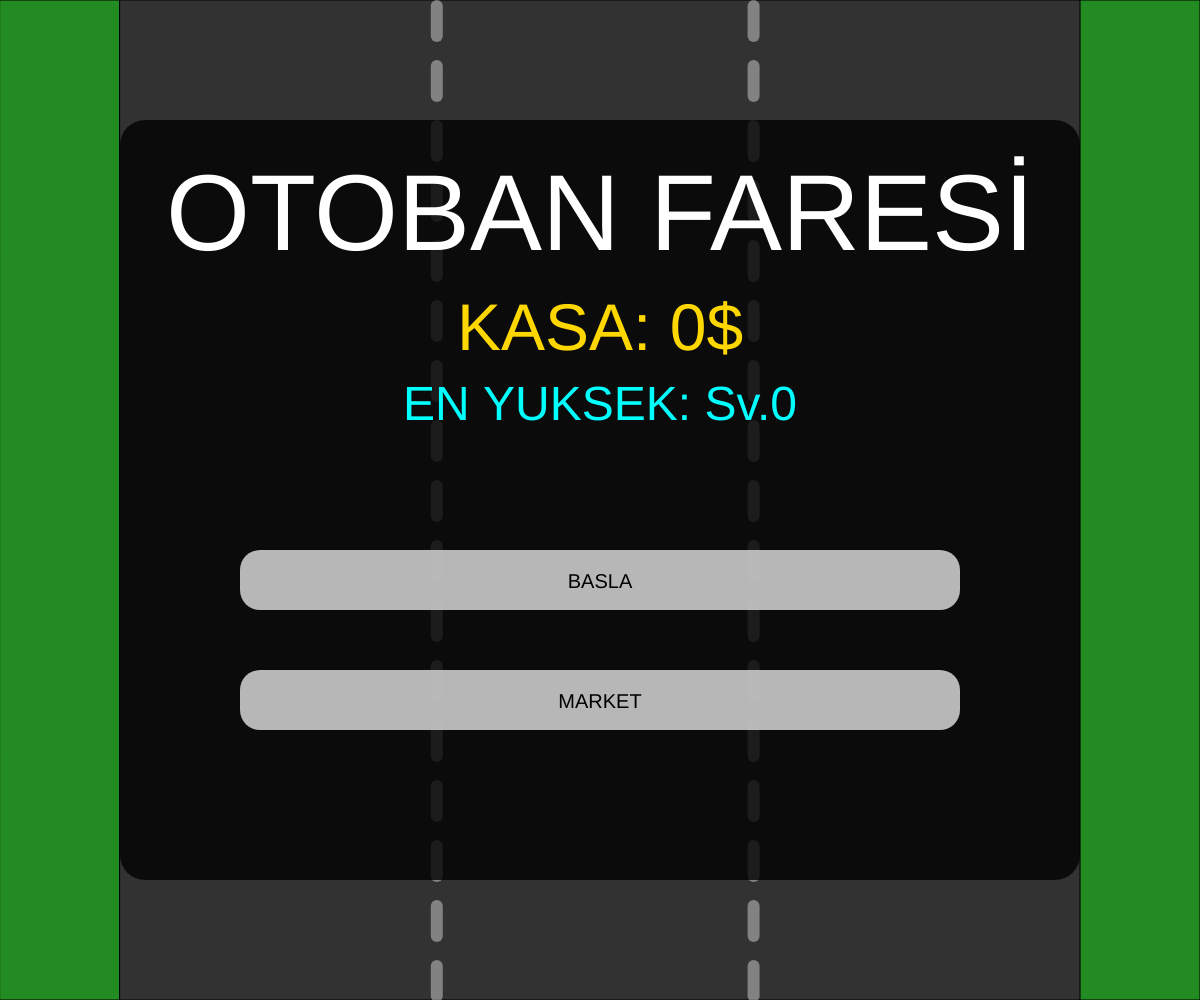
Frame 1 (no input)
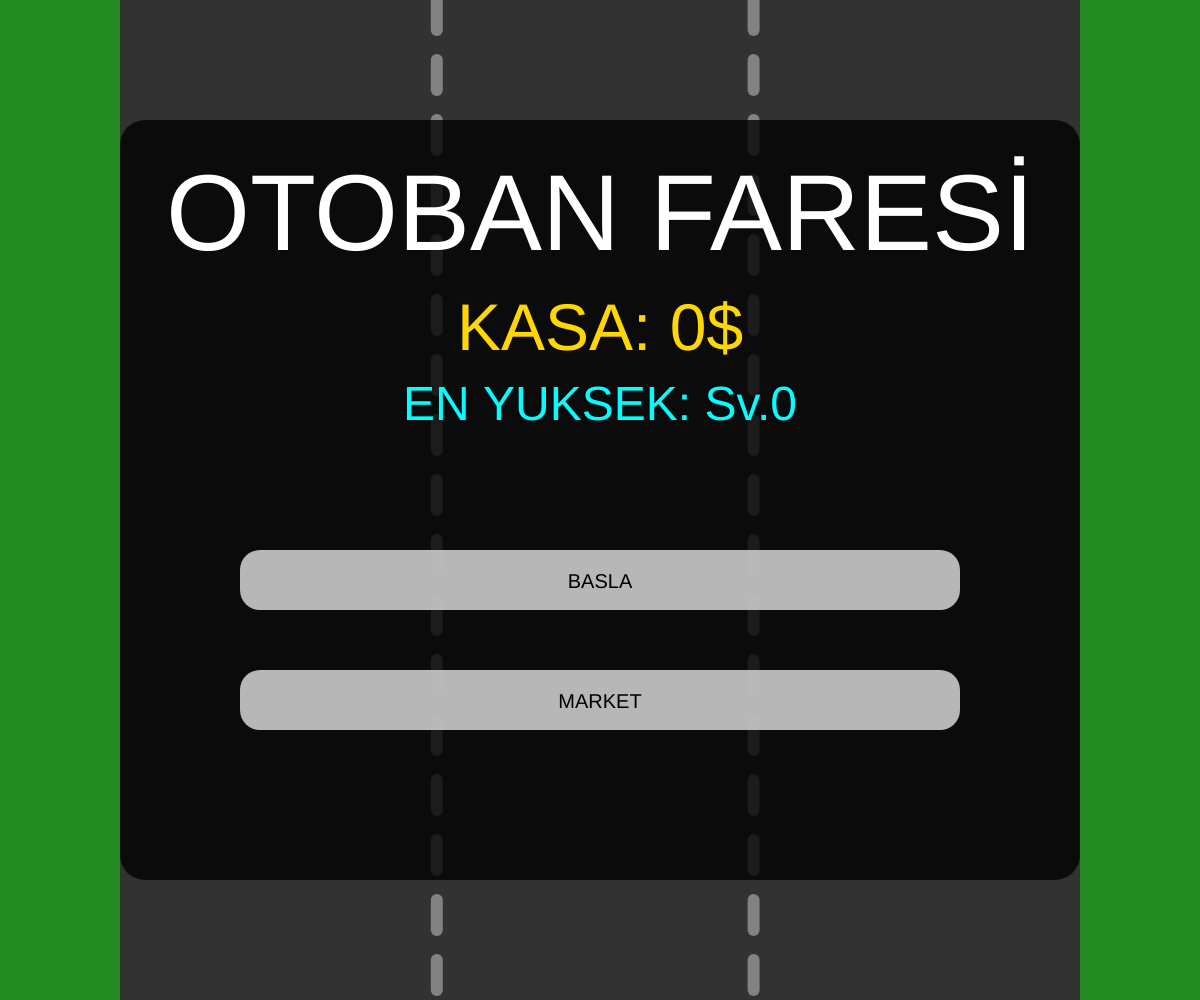
Frame 60 (no input)
Frame 120 (the mouse pressed at the canvas centre since frame 60): identical to frame 60, image omitted

The p5.js sketch that drew these frames (run headless with seeded random() and noise() and a simulated clock; from frame 60 on, the mouse is pressed at the canvas centre):

// p5.js sketch
// ── sketch.js
// ============================================================
//  OTOBAN FARESİ — v2.0
//  Yenilikler: 3 Can • Yakıt Sistemi • Boss Seviyeleri
//  Tehlikeli Şerit (2x) • Partiküller • Araç Yükseltme
//  Farklı Düşman Davranışları (normal/switcher/speeder)
// ============================================================

// ─── TEMEL ─────────────────────────────────────────────────
var pX, lane = 1, coinsCount = 1, state = "MENU";
var spd = 6, magT = 0, autoT = 0, level = 1, baseTarget = 15;
var obs = [], cns = [], mons = [], mags = [], autos = [], fuelItems = [];
var finishLine = null, boss = null;
var totalGold = 0, highScore = 0, showNextLevel = false;
var carColor = [0, 120, 255];
var clicked = false;

// ─── CAN SİSTEMİ ────────────────────────────────────────────
var lives = 3, invincible = 0;

// ─── YAKIT ──────────────────────────────────────────────────
var fuel = 100, maxFuel = 100;

// ─── PARTİKÜLLER ────────────────────────────────────────────
var particles = [];

// ─── TEHLİKELİ ŞERİT (2x altın) ────────────────────────────
var dangerousLane = 1;

// ─── YÜKSELTMELER ───────────────────────────────────────────
var upgrades      = { engine: 0, brakes: 0, armor: 0 };
var upgradePrices = {
  engine: [200, 400, 800],   // motor → yakıt tüketimi azalır
  brakes: [150, 300, 600],   // fren  → şerit geçiş hızı artar
  armor:  [300, 600, 1200],  // zırh  → +1 can hakkı
};

// ============================================================
function setup() {
  createCanvas(windowWidth, windowHeight);
  pX = width / 2;
}

function draw() {
  background(130, 190, 230);
  drawEnvironment();
  if      (state === "MENU") drawMainMenu();
  else if (state === "PLAY") runGame();
  else if (state === "SHOP") drawShop();
  updateParticles(); // Her zaman en üstte çizilir
  clicked = false;
}

function mousePressed() {
  clicked = true;
  // DÜZELTME: Şerit sınırları yol koordinatlarına göre
  if (state === "PLAY" && autoT <= 0) {
    let roadX = width * 0.1, roadW = width * 0.8;
    lane = mouseX < roadX + roadW * 0.33 ? 0
         : mouseX < roadX + roadW * 0.66 ? 1 : 2;
  }
}

// ============================================================
// ORTAM
function drawEnvironment() {
  fill(34, 139, 34);
  rect(0, 0, width * 0.1, height);
  rect(width * 0.9, 0, width * 0.1, height);

  let roadW = width * 0.8, roadX = width * 0.1;
  fill(50, 50, 50);
  rect(roadX, 0, roadW, height);

  // Tehlikeli şerit kırmızı vurgusu
  if (state === "PLAY") {
    noStroke();
    fill(255, 30, 30, 38);
    rect(roadX + dangerousLane * (roadW / 3), 0, roadW / 3, height);
  }

  // Yol çizgileri
  stroke(255, 100); strokeWeight(width * 0.01);
  let lOff = (frameCount * spd) % 60;
  for (let y = -60; y < height; y += 60) {
    line(roadX + roadW * 0.33, y + lOff, roadX + roadW * 0.33, y + lOff + 30);
    line(roadX + roadW * 0.66, y + lOff, roadX + roadW * 0.66, y + lOff + 30);
  }
  noStroke();
}

// ============================================================
// ANA OYUN DÖNGÜSÜ
function runGame() {
  let roadW    = width * 0.8, roadX = width * 0.1;
  let target   = level * baseTarget;
  let progress = coinsCount - 1;
  let carW     = width * 0.15, carH = carW * 1.7;
  let lerpSpd  = 0.25 + upgrades.brakes * 0.06;
  let fuelDrain = max(0.006, 0.016 - upgrades.engine * 0.003);

  // YAKIT AZALMASI
  fuel -= fuelDrain;
  if (fuel <= 0) {
    fuel = 0;
    loseLife();
    if (state !== "PLAY") return;
    fuel = 50;
  }

  // ZAMANLAYICILAR
  if (autoT > 0) { autoT--; let n = findNearestTarget(); if (n) lane = n.l; }
  if (magT > 0)  magT--;
  if (invincible > 0) invincible--;

  pX = lerp(pX, roadX + lane * (roadW / 3) + roadW / 6 - carW / 2, lerpSpd);

  // NESNE ÜRETİMİ
  if (frameCount % max(20, 60 - level * 2) === 0 && !finishLine && !boss) {
    if (progress >= target) {
      finishLine = { y: -50 };
    } else {
      let l = floor(random(3));
      let x = roadX + l * (roadW / 3) + roadW / 6 - width * 0.05;
      let r = random();
      if (r < 0.25) {
        let t = random();
        let mType = t < 0.4 ? "normal" : t < 0.7 ? "switcher" : "speeder";
        let mCol  = mType === "normal" ? "#9400D3" : mType === "switcher" ? "#00CED1" : "#FF4500";
        mons.push({ x, y: -100, l, col: mCol, type: mType, switchTimer: 90 });
      } else if (r < 0.38) { obs.push({ x, y: -100, l }); }
      else if   (r < 0.41) { mags.push({ x, y: -100, l }); }
      else if   (r < 0.44) { autos.push({ x, y: -100, l }); }
      else                  { cns.push({ x, y: -100, l }); }
    }
  }

  // Yakıt item üretimi
  if (frameCount % 210 === 0 && !boss) {
    let l = floor(random(3));
    fuelItems.push({ x: roadX + l * (roadW / 3) + roadW / 6 - width * 0.05, y: -100, l });
  }

  // BİTİŞ ÇİZGİSİ
  if (finishLine) {
    finishLine.y += spd;
    fill(255, 255, 255, 210); rect(roadX, finishLine.y, roadW, 42);
    fill(0); textAlign(CENTER); textSize(20); noStroke();
    text("★ SEVİYE SONU ★", width / 2, finishLine.y + 29);
    if (finishLine.y > height - 200) {
      finishLine = null;
      if (level % 5 === 0) spawnBoss(roadX, roadW);
      else                 levelComplete();
    }
  }

  // BOSS
  if (boss) { updateBoss(roadX, roadW, carW, carH); if (state !== "PLAY") return; }

  // NESNELER
  handle(cns,       "GOLD");
  handle(obs,       "TIRE");
  handle(mons,      "MONSTER");
  handle(mags,      "MAG");
  handle(autos,     "AUTO");
  handle(fuelItems, "FUEL");

  // İLERLEME ÇUBUĞU (sol)
  fill(0, 100); rect(roadX - 28, height * 0.2, 16, height * 0.6, 10);
  fill(0, 255, 100);
  let barH = map(constrain(progress, 0, target), 0, target, 0, height * 0.6);
  rect(roadX - 28, height * 0.8 - barH, 16, barH, 10);

  // ARAÇ (invincible yanıp sönme efekti)
  if (!(invincible > 0 && floor(invincible / 8) % 2 === 0)) {
    drawDetailedCar(pX, height - 180, carW, carH);
  }

  drawUI(target, progress, roadX, roadW);
}

// ============================================================
// BOSS SİSTEMİ
function spawnBoss(roadX, roadW) {
  boss = { x: roadX + roadW * 0.2, y: -160, w: roadW * 0.6, h: 100, dx: 2.5, speed: 1.5 };
}

function updateBoss(roadX, roadW, carW, carH) {
  boss.y += boss.speed;
  boss.x += boss.dx;

  // Yol sınırlarında zıpla
  if (boss.x <= roadX + 5)                  { boss.x = roadX + 5;                  boss.dx =  abs(boss.dx); }
  if (boss.x + boss.w >= roadX + roadW - 5) { boss.x = roadX + roadW - boss.w - 5; boss.dx = -abs(boss.dx); }

  // Boss Çizimi
  push();
  fill(120, 0, 0); rect(boss.x, boss.y, boss.w, boss.h, 10);
  fill(255, 0, 0);
  ellipse(boss.x + boss.w * 0.25, boss.y + boss.h * 0.35, 28, 28);
  ellipse(boss.x + boss.w * 0.75, boss.y + boss.h * 0.35, 28, 28);
  fill(0);
  ellipse(boss.x + boss.w * 0.25, boss.y + boss.h * 0.35, 12, 12);
  ellipse(boss.x + boss.w * 0.75, boss.y + boss.h * 0.35, 12, 12);
  fill(80, 0, 0); rect(boss.x + boss.w * 0.2, boss.y + boss.h * 0.6, boss.w * 0.6, boss.h * 0.28, 4);
  fill(255);
  for (let i = 0; i < 5; i++) {
    rect(boss.x + boss.w * 0.22 + i * boss.w * 0.12, boss.y + boss.h * 0.6, boss.w * 0.08, boss.h * 0.15);
  }
  fill(255); noStroke(); textAlign(CENTER); textSize(16);
  text("!! BOSS !!", boss.x + boss.w / 2, boss.y - 10);
  pop();

  // Çarpışma (AABB)
  if (invincible <= 0 &&
      pX < boss.x + boss.w && pX + carW > boss.x &&
      height - 180 < boss.y + boss.h && height - 180 + carH > boss.y) {
    loseLife();
    if (state !== "PLAY") return;
  }

  // Boss ekrandan çıktı → seviye tamamlandı
  if (boss.y > height) { boss = null; levelComplete(); }
}

// ============================================================
// NESNE İŞLEME
function handle(list, type) {
  let carW  = width * 0.15;
  let roadX = width * 0.1, roadW = width * 0.8;

  for (let i = list.length - 1; i >= 0; i--) {
    let obj = list[i];
    let sz  = width * 0.12;

    // Hareket
    if (type === "MONSTER") updateMonster(obj, roadX, roadW);
    else                    obj.y += spd;

    // Mıknatıs çekimi
    if (type === "GOLD" && magT > 0 && dist(obj.x, obj.y, pX, height - 180) < 300) {
      obj.x = lerp(obj.x, pX, 0.2);
      obj.y = lerp(obj.y, height - 170, 0.2);
    }

    drawAsset(obj.x, obj.y, type, obj.col);

    // Çarpışma
    if (dist(obj.x + sz / 2, obj.y + sz / 2, pX + carW / 2, height - 150) < carW * 0.75) {
      if (type === "GOLD") {
        // Tehlikeli şerit → 2x altın
        let gain = (obj.l === dangerousLane) ? 20 : 10;
        totalGold  += gain;
        coinsCount ++;
        spawnParticles(obj.x + sz / 2, obj.y + sz / 2, [255, 215, 0]);
        if (obj.l === dangerousLane) spawnParticles(obj.x + sz / 2, obj.y + sz / 2, [255, 120, 0]);
        list.splice(i, 1);
      } else if (type === "MAG")  { magT  = 600; list.splice(i, 1); }
      else if   (type === "AUTO") { autoT = 600; list.splice(i, 1); }
      else if   (type === "FUEL") {
        fuel = min(fuel + 40, maxFuel);
        spawnParticles(obj.x + sz / 2, obj.y + sz / 2, [0, 220, 100]);
        list.splice(i, 1);
      } else { // TIRE, MONSTER
        if (invincible <= 0) {
          list.splice(i, 1);
          loseLife();
          if (state !== "PLAY") return;
        }
      }
    } else if (obj.y > height) {
      list.splice(i, 1);
    }
  }
}

// Düşman davranışları
function updateMonster(m, roadX, roadW) {
  // Speeder: ekrana yaklaştıkça hızlanır
  if (m.type === "speeder") {
    m.y += spd + map(constrain(m.y, 0, height), 0, height, 0, spd * 1.2);
  } else {
    m.y += spd;
  }

  // Switcher: periyodik şerit değiştirir
  if (m.type === "switcher") {
    m.switchTimer--;
    if (m.switchTimer <= 0) {
      m.l = floor(random(3));
      m.switchTimer = floor(random(60, 120));
    }
    let targetX = roadX + m.l * (roadW / 3) + roadW / 6 - width * 0.05;
    m.x = lerp(m.x, targetX, 0.05);
  }
}

// ============================================================
// ASSET ÇİZİM
function drawAsset(x, y, type, col) {
  let sz = width * 0.12;
  push(); translate(x + sz / 2, y + sz / 2);

  if (type === "GOLD") {
    fill(255, 215, 0); stroke(200, 150, 0); strokeWeight(2); ellipse(0, 0, sz, sz);
    fill(0); noStroke(); textAlign(CENTER, CENTER); textSize(sz * 0.55); text("$", 0, 2);

  } else if (type === "TIRE") {
    fill(30); ellipse(0, 0, sz, sz);
    fill(100); ellipse(0, 0, sz * 0.6, sz * 0.6);

  } else if (type === "MAG") {
    stroke(255, 0, 0); strokeWeight(sz * 0.2); noFill();
    arc(0, 0, sz * 0.6, sz * 0.6, 0, PI);
    line(-sz * 0.3, 0, -sz * 0.3, -sz * 0.3);
    line( sz * 0.3, 0,  sz * 0.3, -sz * 0.3);
    noStroke(); fill(255);
    rect(-sz * 0.4, -sz * 0.4, sz * 0.2, sz * 0.1);
    rect( sz * 0.2, -sz * 0.4, sz * 0.2, sz * 0.1);

  } else if (type === "AUTO") {
    stroke(0, 255, 255); strokeWeight(3); noFill();
    ellipse(0, 0, sz * 0.8, sz * 0.8);
    line(-sz * 0.4, 0, sz * 0.4, 0);
    line(0, 0, 0, sz * 0.4);

  } else if (type === "FUEL") {
    fill(0, 180, 70); stroke(0, 130, 50); strokeWeight(2);
    rect(-sz * 0.28, -sz * 0.38, sz * 0.55, sz * 0.75, 6);
    fill(0, 150, 60); noStroke(); rect(-sz * 0.15, -sz * 0.5, sz * 0.3, sz * 0.15, 3);
    fill(200, 255, 200); textAlign(CENTER, CENTER); textSize(sz * 0.22); text("YAKIT", 0, sz * 0.15);

  } else if (type === "MONSTER") {
    fill(col || "#9400D3"); ellipse(0, 0, sz, sz);
    fill(255);
    ellipse(-sz * 0.2, -sz * 0.1, sz * 0.25);
    ellipse( sz * 0.2, -sz * 0.1, sz * 0.25);
    fill(0);
    ellipse(-sz * 0.2, -sz * 0.1, sz * 0.1);
    ellipse( sz * 0.2, -sz * 0.1, sz * 0.1);
    // y burada orijinal ekran koordinatı (translate öncesi)
    if (y < height * 0.5) {
      noFill(); stroke(0); strokeWeight(2); arc(0, sz * 0.1, sz * 0.4, sz * 0.2, 0, PI);
    } else {
      fill(255); stroke(0); strokeWeight(1);
      rect(-sz * 0.25, sz * 0.05, sz * 0.5, sz * 0.25, 2);
      line(-sz * 0.25, sz * 0.17, sz * 0.25, sz * 0.17);
    }
  }
  pop();
}

// ============================================================
// ARAÇ ÇİZİM
function drawDetailedCar(x, y, w, h) {
  // DÜZELTME: fill() array almaz → spread operatörü
  fill(...carColor); rect(x, y, w, h, 12);
  fill(50, 150, 255, 200); rect(x + w * 0.1, y + h * 0.15, w * 0.8, h * 0.25, 2);
  if (autoT > 0) { stroke(0, 255, 255); strokeWeight(3); noFill(); rect(x-5, y-5, w+10, h+10, 15); noStroke(); }
  if (magT > 0)  { stroke(255, 0, 0);   strokeWeight(2); noFill(); ellipse(x+w/2, y+h/2, w*1.5); noStroke(); }
}

// ============================================================
// PARTİKÜL SİSTEMİ
function spawnParticles(x, y, col) {
  for (let i = 0; i < 8; i++) {
    let a = random(TWO_PI), s = random(2, 6);
    particles.push({ x, y, vx: cos(a) * s, vy: sin(a) * s, life: 1.0, col, sz: random(6, 14) });
  }
}

function updateParticles() {
  for (let i = particles.length - 1; i >= 0; i--) {
    let p = particles[i];
    p.x  += p.vx;
    p.y  += p.vy;
    p.vy += 0.15; // yerçekimi
    p.life -= 0.04;
    if (p.life <= 0) { particles.splice(i, 1); continue; }
    noStroke();
    fill(p.col[0], p.col[1], p.col[2], p.life * 255);
    ellipse(p.x, p.y, p.sz * p.life);
  }
}

// ============================================================
// UI
function drawUI(target, progress, roadX, roadW) {
  // Sol üst panel
  fill(0, 185); rect(15, 15, 185, 145, 15);
  textAlign(LEFT); noStroke();
  textSize(16); fill(255, 255, 0); text("SEVİYE: " + level, 28, 42);
  textSize(14); fill(0, 255, 100);  text("TOPLANAN: " + progress + "/" + target, 28, 65);
                fill(255, 165, 0);  text("KASA: " + totalGold + "$", 28, 87);

  // Canlar
  let maxL = 3 + upgrades.armor;
  textSize(19); fill(255, 50, 50);
  let hStr = "";
  for (let i = 0; i < lives; i++) hStr += "♥";
  text(hStr, 28, 112);
  fill(80, 0, 0); textSize(19);
  let eStr = "";
  for (let i = lives; i < maxL; i++) eStr += "♡";
  if (eStr) text(eStr, 28 + lives * 19, 112);
  textSize(12); fill(180); text("CAN", 28, 132);

  // Tehlikeli şerit etiketi
  let laneW = roadW / 3;
  fill(255, 80, 80, 220); textAlign(CENTER); textSize(13); noStroke();
  text("!! 2x ALTIN !!", roadX + dangerousLane * laneW + laneW / 2, height * 0.065);

  // Yakıt çubuğu (sağ)
  let fuelX = roadX + roadW + 10;
  fill(0, 100); rect(fuelX, height * 0.2, 16, height * 0.6, 8);
  let fuelH   = map(fuel, 0, maxFuel, 0, height * 0.6);
  let fuelCol = fuel > 50 ? color(0, 210, 80) : fuel > 25 ? color(255, 170, 0) : color(255, 50, 0);
  fill(fuelCol); rect(fuelX, height * 0.8 - fuelH, 16, fuelH, 8);
  fill(255); textAlign(CENTER); textSize(10); noStroke();
  text("YKT", fuelX + 8, height * 0.183);

  // Güç-up göstergeleri
  if (magT > 0) {
    fill(200, 0, 0, 210); rect(width - 130, 15, 115, 30, 8);
    fill(255); textSize(13); textAlign(LEFT); text("MKNTS: " + ceil(magT / 60) + "s", width - 120, 35);
  }
  if (autoT > 0) {
    fill(0, 180, 180, 210); rect(width - 130, 50, 115, 30, 8);
    fill(255); textSize(13); textAlign(LEFT); text("OTOPL: " + ceil(autoT / 60) + "s", width - 120, 70);
  }

  // Boss uyarısı (level 5,10,15...)
  if (level % 5 === 0 && !boss) {
    fill(200, 0, 0, 80 + 60 * sin(frameCount * 0.12));
    rect(roadX, height * 0.44, roadW, 36, 6);
    fill(255); textAlign(CENTER); textSize(17); noStroke();
    text("!! BOSS SEVİYESİ GELİYOR !!", width / 2, height * 0.466);
  }
}

// ============================================================
// CAN KAYBI
function loseLife() {
  lives--;
  invincible = 120; // ~2 sn dokunulmazlık
  spawnParticles(pX + width * 0.075, height - 160, [255, 50, 50]);
  if (lives <= 0) gameOver();
}

// ============================================================
// MENÜ
function drawMainMenu() {
  fill(0, 200); rect(width * 0.1, height * 0.12, width * 0.8, height * 0.76, 25);
  fill(255); textAlign(CENTER);
  textSize(width * 0.09); text("OTOBAN FARESİ", width / 2, height * 0.25);
  fill(255, 215, 0); textSize(width * 0.055); text("KASA: " + totalGold + "$", width / 2, height * 0.35);
  fill(0, 255, 255); textSize(width * 0.04);  text("EN YUKSEK: Sv." + highScore, width / 2, height * 0.42);
  if (showNextLevel) {
    fill(255, 200, 0); textSize(width * 0.033);
    let bossWarn = (level % 5 === 0) ? " -- BOSS!" : "";
    text("Sonraki: Seviye " + level + bossWarn, width / 2, height * 0.49);
  }
  btn(showNextLevel ? "SONRAKI SEVIYE" : "BASLA", height * 0.58, () => { state = "PLAY"; showNextLevel = false; });
  btn("MARKET", height * 0.70, () => { state = "SHOP"; });
}

// ============================================================
// MAGAZA
function drawShop() {
  fill(18, 18, 28); rect(0, 0, width, height);
  fill(255, 215, 0); textSize(26); textAlign(CENTER); noStroke();
  text("MODiFiYE MARKET", width / 2, 52);
  fill(255, 215, 0); textSize(17); text("KASA: " + totalGold + "$", width / 2, 78);

  fill(160); textAlign(LEFT); textSize(12); text("-- ARAC RENGi --", width * 0.12, height * 0.135);
  shopColor("Palio Kirmizisi", 100, [220,  20,  60], height * 0.155);
  shopColor("Gece Mavisi",     150, [ 25,  25, 112], height * 0.255);
  shopColor("LPG Yesili",      250, [ 50, 205,  50], height * 0.355);

  fill(160); textAlign(LEFT); textSize(12); text("-- YUKSELTMELEr --", width * 0.12, height * 0.465);
  shopUpgrade("engine", "Motor",  "Yakit tuketimi azalir",    height * 0.485);
  shopUpgrade("brakes", "Fren",   "Serit degistirme hizlanir", height * 0.595);
  shopUpgrade("armor",  "Zirh",   "+1 can hakki kazanirsin",   height * 0.705);

  btn("GERi DON", height * 0.87, () => { state = "MENU"; });
}

function shopColor(name, price, col, y) {
  let isSel     = carColor[0] === col[0] && carColor[1] === col[1] && carColor[2] === col[2];
  let canAfford = totalGold >= price && !isSel;
  fill(isSel ? 65 : canAfford ? 50 : 22); rect(width * 0.1, y, width * 0.8, 65, 12);
  fill(...col); rect(width * 0.1 + 8, y + 8, 48, 48, 6);
  fill(isSel ? 200 : 255); textAlign(LEFT); textSize(16); text(name, width * 0.1 + 68, y + 38);
  textAlign(RIGHT);
  if (isSel) {
    fill(0, 255, 100); textSize(14); text("SECILI", width * 0.88, y + 38);
  } else if (canAfford) {
    fill(255, 215, 0); textSize(15); text(price + "$", width * 0.88, y + 38);
  } else {
    fill(120); textSize(15); text(price + "$", width * 0.88, y + 38);
  }
  if (clicked && mouseY > y && mouseY < y + 65 && canAfford) {
    totalGold -= price; carColor = col;
  }
}

function shopUpgrade(key, name, desc, y) {
  let lvl    = upgrades[key];
  let prices = upgradePrices[key];
  let maxLvl = prices.length;
  let price  = lvl < maxLvl ? prices[lvl] : 0;
  let canAfford = totalGold >= price && lvl < maxLvl;

  fill(canAfford ? 50 : 22); rect(width * 0.1, y, width * 0.8, 72, 12);
  fill(canAfford ? 255 : 120); textAlign(LEFT); textSize(16); text(name, width * 0.15, y + 26);
  fill(160); textSize(12); text(desc, width * 0.15, y + 48);

  // Yıldız göstergesi
  fill(255, 215, 0); textAlign(CENTER); textSize(20);
  let stars = "";
  for (let i = 0; i < maxLvl; i++) stars += (i < lvl ? "*" : "o");
  text(stars, width * 0.55, y + 44);

  textAlign(RIGHT);
  if (lvl >= maxLvl) {
    fill(0, 255, 100); textSize(14); text("MAX", width * 0.88, y + 40);
  } else {
    fill(canAfford ? color(255, 215, 0) : color(120)); textSize(16); text(price + "$", width * 0.88, y + 40);
    if (clicked && mouseY > y && mouseY < y + 72 && canAfford) {
      totalGold -= price;
      upgrades[key]++;
      if (key === "armor") lives++; // anında can ekle
    }
  }
}

// ============================================================
// YARDIMCILAR
function findNearestTarget() {
  let combined = [...cns, ...mags, ...autos];
  let target = null, minD = 1000;
  for (let c of combined) {
    let d = dist(pX, height - 180, c.x, c.y);
    if (d < minD) { minD = d; target = c; }
  }
  return target;
}

function levelComplete() {
  level++;
  spd += 0.4;
  resetStage();
  state = "MENU";
  showNextLevel = true;
}

function gameOver() {
  if (level > highScore) highScore = level;
  level  = 1;
  spd    = 6;
  resetStage();
  state = "MENU";
  showNextLevel = false;
}

function resetStage() {
  obs = []; mons = []; cns = []; mags = []; autos = []; fuelItems = [];
  finishLine = null; boss = null; particles = [];
  coinsCount = 1; magT = 0; autoT = 0; invincible = 0;
  fuel          = maxFuel;
  lives         = 3 + upgrades.armor;   // zırh yükseltmesi canları etkiler
  dangerousLane = floor(random(3));      // her seviyede rastgele tehlikeli şerit
}

// DÜZELTME: clicked flag'i ile güvenli buton kontrolü
function btn(txt, y, action) {
  let hover = mouseY > y - 30 && mouseY < y + 30 && mouseX > width * 0.2 && mouseX < width * 0.8;
  fill(hover ? 255 : 210, 220); rect(width * 0.2, y - 30, width * 0.6, 60, 20);
  fill(0); textSize(20); textAlign(CENTER); noStroke(); text(txt, width / 2, y + 8);
  if (hover && clicked) action();
}
